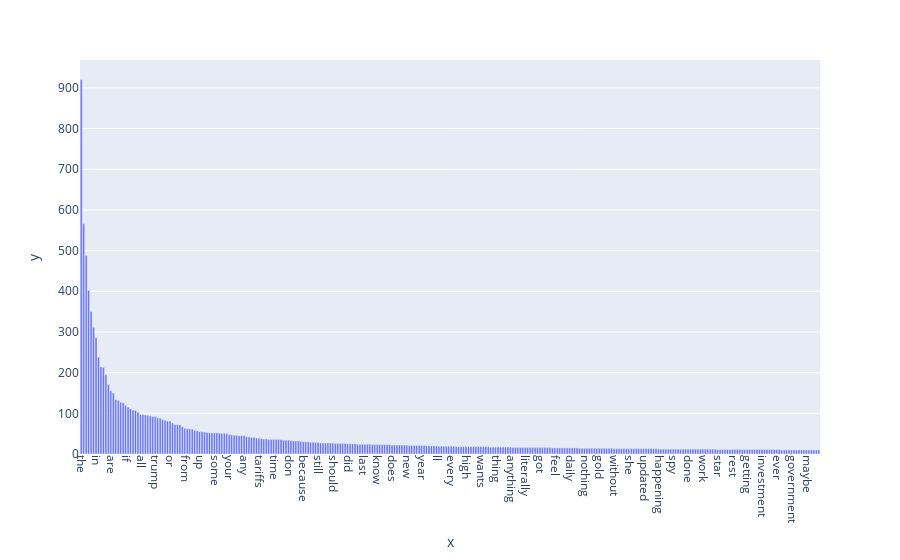

The notebook cell this image was saved under:
### Markdown cell above
## Exercise 14

### Code cell
import plotly.express as px

i = np.argsort(-term_frequencies)[:300] # only find top 
top_terms = count_vect.get_feature_names_out()[i]
top_freqs = term_frequencies[i]

fig = px.bar(x=top_terms, y=top_freqs)
fig.update_xaxes(tickangle=90)
fig.show()

### Figure 1 — Plotly figure (JSON) as saved in the notebook; plotly's stock layout.template omitted (floating-point values rounded to 4 significant figures; data arrays with more than 128 entries replaced by an {"elided": "..."} marker saying what was removed)
{"data": [{"hovertemplate": "x=%{x}<br>y=%{y}<extra></extra>", "legendgroup": "", "marker": {"color": "#636efa", "pattern": {"shape": ""}}, "name": "", "orientation": "v", "showlegend": false, "textposition": "auto", "type": "bar", "x": {"elided": "300 str values"}, "xaxis": "x", "y": {"elided": "300 int values"}, "yaxis": "y"}], "layout": {"barmode": "relative", "legend": {"tracegroupgap": 0}, "margin": {"t": 60}, "xaxis": {"anchor": "y", "domain": [0, 1], "tickangle": 90, "title": {"text": "x"}}, "yaxis": {"anchor": "x", "domain": [0, 1], "title": {"text": "y"}}}}
